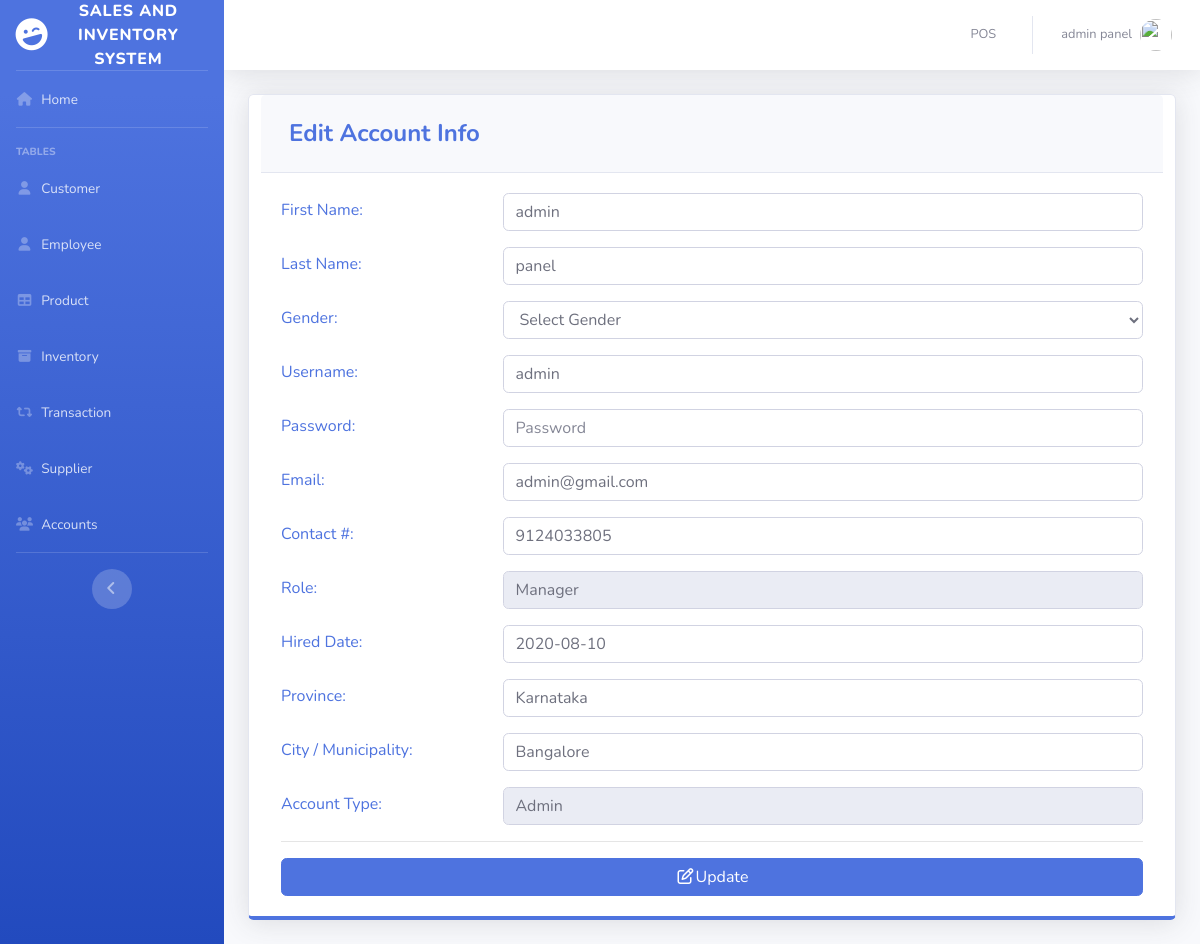
Page /pages/settings.php (signed in) on the committed database.
### tables this page shows
CREATE TABLE `users` (
  `ID` int(11) NOT NULL,
  `EMPLOYEE_ID` int(11) DEFAULT NULL,
  `USERNAME` varchar(50) DEFAULT NULL,
  `PASSWORD` varchar(50) DEFAULT NULL,
  `TYPE_ID` int(11) DEFAULT NULL
);

CREATE TABLE `employee` (
  `EMPLOYEE_ID` int(11) NOT NULL,
  `FIRST_NAME` varchar(50) DEFAULT NULL,
  `LAST_NAME` varchar(50) DEFAULT NULL,
  `GENDER` varchar(50) DEFAULT NULL,
  `EMAIL` varchar(100) DEFAULT NULL,
  `PHONE_NUMBER` varchar(11) DEFAULT NULL,
  `JOB_ID` int(11) DEFAULT NULL,
  `HIRED_DATE` varchar(50) NOT NULL,
  `LOCATION_ID` int(11) DEFAULT NULL
);

CREATE TABLE `job` (
  `JOB_ID` int(11) NOT NULL,
  `JOB_TITLE` varchar(50) DEFAULT NULL
);

CREATE TABLE `location` (
  `LOCATION_ID` int(11) NOT NULL,
  `PROVINCE` varchar(100) DEFAULT NULL,
  `CITY` varchar(100) DEFAULT NULL
);

CREATE TABLE `type` (
  `TYPE_ID` int(11) NOT NULL,
  `TYPE` varchar(50) DEFAULT NULL
);

### pages/settings.php (the view, shortened to what this page needs)
<?php
include'../includes/connection.php';
include'../includes/sidebar.php';
?>
<?php
        $query = "SELECT ID, e.FIRST_NAME, e.LAST_NAME, e.GENDER, USERNAME, PASSWORD, e.EMAIL, PHONE_NUMBER, j.JOB_TITLE, e.HIRED_DATE, t.TYPE, l.PROVINCE, l.CITY
                      FROM users u
                      join employee e on u.EMPLOYEE_ID = e.EMPLOYEE_ID
                      join job j on e.JOB_ID=j.JOB_ID
                      join location l on e.LOCATION_ID=l.LOCATION_ID
                      join type t on u.TYPE_ID=t.TYPE_ID
                      WHERE ID =".$_SESSION['MEMBER_ID'];
        $result = mysqli_query($db, $query) or die(mysqli_error($db));
          while($row = mysqli_fetch_array($result))
          {
                $a= $row['FIRST_NAME'];
                $b=$row['LAST_NAME'];
                $d=$row['USERNAME'];
                $f=$row['EMAIL'];
                $g=$row['PHONE_NUMBER'];
                $h=$row['JOB_TITLE'];
                $i=$row['HIRED_DATE'];
                $j=$row['PROVINCE'];
                $k=$row['CITY'];
                $l=$row['TYPE'];
          }
      ?>
        <div class="card shadow mb-4 col-xs-12 col-md-12 border-bottom-primary">
            <div class="card-header py-3">
              <h4 class="m-2 font-weight-bold text-primary">Edit Account Info</h4>
            </div>
            <div class="card-body">
            <form role="form" method="post" action="settings_edit.php">
              <div class="form-group row text-left text-primary">
                <div class="col-sm-3" style="padding-top: 5px;">
                 First Name:
                </div>
                <div class="col-sm-9">
                  <input class="form-control" placeholder="First Name" name="firstname" value="<?php echo $a; ?>" required>
                </div>
              </div>
              <div class="form-group row text-left text-primary">
                <div class="col-sm-3" style="padding-top: 5px;">
                 Last Name:
                </div>
                <div class="col-sm-9">
                  <input class="form-control" placeholder="Last Name" name="lastname" value="<?php echo $b; ?>" required>
                </div>
              </div>
              <div class="form-group row text-left text-primary">
                <div class="col-sm-3" style="padding-top: 5px;">
                 Gender:
                </div>
                <div class="col-sm-9">
                  <select class='form-control' name='gender' required>
                    <option value="" disabled selected hidden>Select Gender</option>
                  </select>
                </div>
              </div>
              <div class="form-group row text-left text-primary">
                <div class="col-sm-3" style="padding-top: 5px;">
                 Username:
                </div>
                <div class="col-sm-9">
                  <input class="form-control" placeholder="Username" name="username" value="<?php echo $d; ?>" required>
                </div>
              </div>
              <div class="form-group row text-left text-primary">
                <div class="col-sm-3" style="padding-top: 5px;">
                 Password:
                </div>
                <div class="col-sm-9">
                  <input type="password" class="form-control" placeholder="Password" name="password" value="" required>
                </div>
              </div>
              <div class="form-group row text-left text-primary">
                <div class="col-sm-3" style="padding-top: 5px;">
                 Email:
                </div>
                <div class="col-sm-9">
                  <input class="form-control" placeholder="Email" name="email" value="<?php echo $f; ?>" required>
                </div>
              </div>
              <div class="form-group row text-left text-primary">
                <div class="col-sm-3" style="padding-top: 5px;">
                 Contact #:
                </div>
                <div class="col-sm-9">
                   <input class="form-control" placeholder="Contact #" name="phone" value="<?php echo $g; ?>" required>
                </div>
              </div>
              <div class="form-group row text-left text-primary">
                <div class="col-sm-3" style="padding-top: 5px;">
                 Role:
                </div>
                <div class="col-sm-9">
                  <input class="form-control" placeholder="Role" name="role" value="<?php echo $h; ?>" readonly>
                </div>
              </div>
              <div class="form-group row text-left text-primary">
                <div class="col-sm-3" style="padding-top: 5px;">
                 Hired Date:
                </div>
                <div class="col-sm-9">
                  <input class="form-control" placeholder="Hired Date" name="hireddate" value="<?php echo $i; ?>" required>
                </div>
              </div>
              <div class="form-group row text-left text-primary">
                <div class="col-sm-3" style="padding-top: 5px;">
                 Province:
                </div>
                <div class="col-sm-9">
                  <input class="form-control" placeholder="Province" name="province" value="<?php echo $j; ?>" required>
                </div>
              </div>
              <div class="form-group row text-left text-primary">
                <div class="col-sm-3" style="padding-top: 5px;">
                 City / Municipality:
                </div>
                <div class="col-sm-9">
                  <input class="form-control" placeholder="City / Municipality" name="city" value="<?php echo $k; ?>" required>
                </div>
              </div>
              <div class="form-group row text-left text-primary">
                <div class="col-sm-3" style="padding-top: 5px;">
                  Account Type:
                </div>
                <div class="col-sm-9">
                  <input class="form-control" placeholder="Account Type" name="type" value="<?php echo $l; ?>" readonly>
                </div>
              </div>
              <hr>
                <button type="submit" class="btn btn-primary btn-block"><i class="fa fa-edit fa-fw"></i>Update</button>
              </form>
            </div>
          </div>
<?php
include'../includes/footer.php';
?>

### rows in the picture
users: firstname "admin", lastname "panel", username "admin", email "admin@gmail.com", phone "9124033805", role "Manager", hireddate "2020-08-10", province "Karnataka", city "Bangalore", type "Admin"

### other values in the picture
$_SESSION['FIRST_NAME'] "admin"
$_SESSION['LAST_NAME'] "panel"
